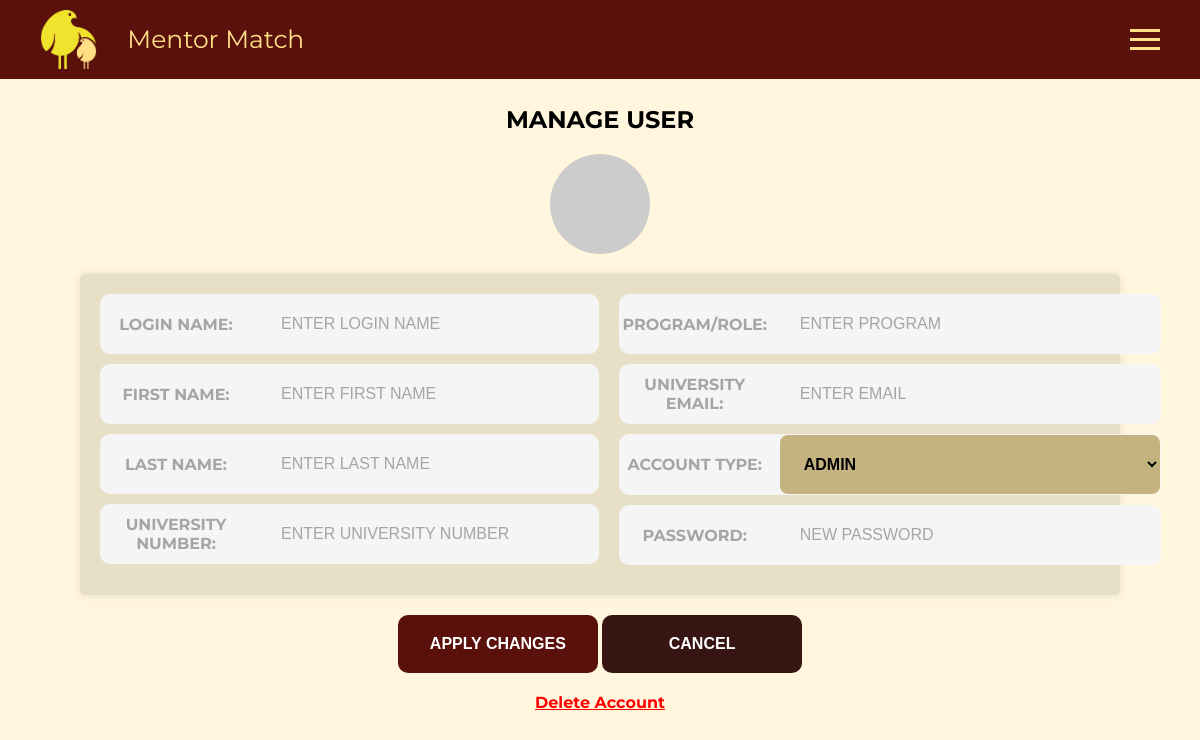
/admin/manage/users/u/9 (signed in), run on an earlier commit of the app's database.
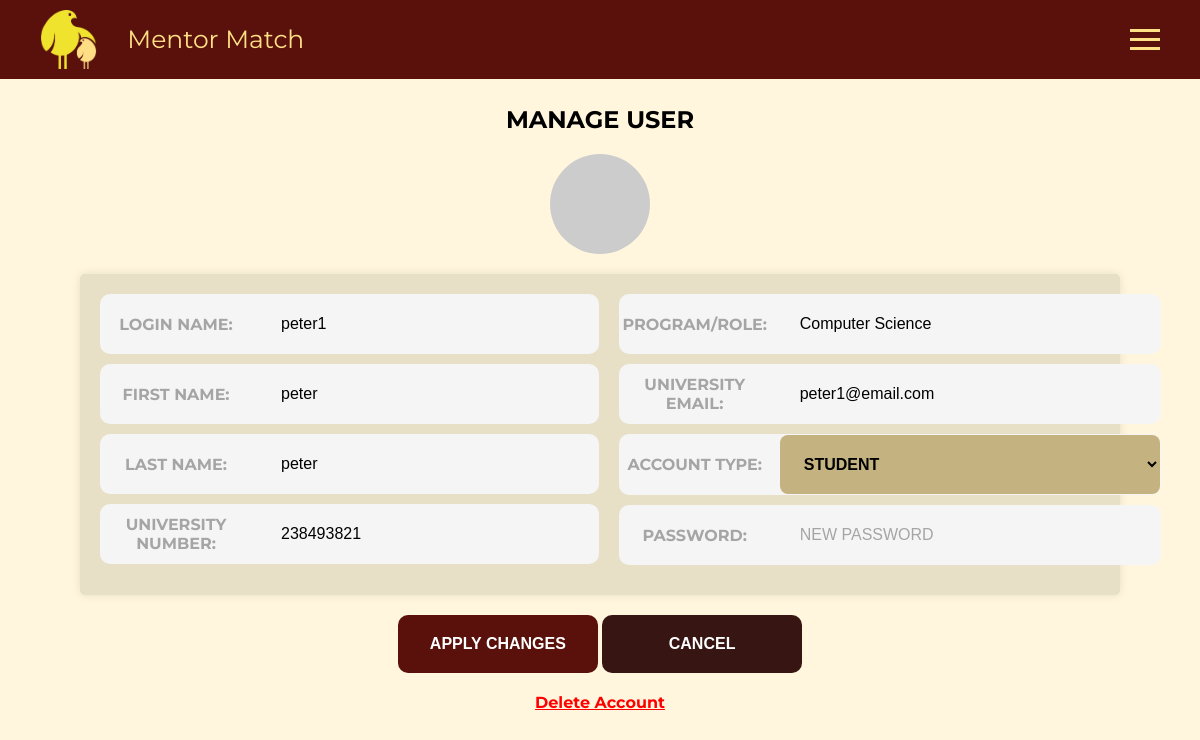
And on a later commit of the database.
### app/models/users.py (models this page shows, shortened)
class Users(UserMixin, db.Model):
    __tablename__ = "USERS"
    id = db.Column(db.Integer, primary_key=True)
    login_name = db.Column(db.String(50), unique=True, nullable=False)
    first_name = db.Column(db.String(100), unique=False, nullable=False)
    last_name = db.Column(db.String(100), unique=False, nullable=False)
    university_number = db.Column(db.String(20), unique=True, nullable=False)
    university_email = db.Column(db.String(225), unique=True, nullable=False)
    program = db.Column(db.String(100), nullable=True)
    password = db.Column(db.String(200), nullable=False)
    account_status = db.Column(db.Integer)
    tags = db.Column(db.String(200), nullable=True)

### app/routes/admin/manage_user.py (the view, shortened to what this page needs)
@admin_manage_route.route("/admin/manage/users/u/<id>", methods=['POST', 'GET'])
@login_required
def manage_user(id):
    user = users.Users.query.filter_by(id = id).first()
    form = admin_manage_user_form.AdminManageUserForm(obj=user)
    check_form = form.validate_on_submit()
    return render_template("admin_manage_user.html", user=user, form=form)

### app/forms/admin/admin_manage_user_form.py
class AdminManageUserForm(FlaskForm):
    login_name = StringField('Login Name', validators=[InputRequired(), Length(min=1, max=50)])
    first_name = StringField('First Name', validators=[InputRequired(), Length(min=1, max=100)])
    last_name = StringField('Last Name', validators=[InputRequired(), Length(min=1, max=100)])
    university_number = StringField('University Number', validators=[InputRequired(), Length(min=1, max=20)])
    university_email = StringField('University Email', validators=[InputRequired(), Email(), Length(min=1, max=225)])
    program = StringField('Program', validators=[Length(max=100)])
    password = PasswordField('Password', validators=[Length(min=0, max=100)])
    account_status = SelectField("Account Type", choices=[(1, "ADMIN"), (2, "TUTOR"), (3, "STUDENT")], validators=[InputRequired()])
    create_user = SubmitField('APPLY CHANGES')

### app/templates/admin_manage_user.html (shortened to what this page needs)
{% extends 'base.html' %}
{% block main %}
<div class="main-container">
    <h1>MANAGE USER</h1>
    <div class="circle"></div>
    <form method="POST" action="{{ url_for('admin_manage_route.manage_user', id=user.id) }}" id="user-form">
        <div class="form-container">
            <div class="columns">
                <div class="column">
                    <div class="input-group">
                        <span class="input-label">LOGIN NAME:</span>
                        {{ form.login_name(size=35, class="form-control", placeholder="ENTER LOGIN NAME") }}
                    </div>
                    <div class="input-group">
                        <span class="input-label">FIRST NAME:</span>
                        {{ form.first_name(size=35, class="form-control", placeholder="ENTER FIRST NAME") }}
                    </div>
                    <div class="input-group">
                        <span class="input-label">LAST NAME:</span>
                        {{ form.last_name(size=35, class="form-control", placeholder="ENTER LAST NAME") }}
                    </div>
                    <div class="input-group">
                        <span class="input-label">UNIVERSITY NUMBER:</span>
                        {{ form.university_number(size=35, class="form-control", placeholder="ENTER UNIVERSITY NUMBER")
                        }}
                    </div>
                </div>
                <div class="column">
                    <div class="input-group">
                        <span class="input-label">PROGRAM/ROLE:</span>
                        {{ form.program(size=35, class="form-control", placeholder="ENTER PROGRAM") }}
                    </div>
                    <div class="input-group">
                        <span class="input-label">UNIVERSITY EMAIL:</span>
                        {{ form.university_email(size=35, class="form-control", placeholder="ENTER EMAIL") }}
                    </div>
                    <div class="input-group">
                        <span class="input-label">ACCOUNT TYPE:</span>
                        {{ form.account_status(class="form-control", style="background-color: #C4B381; font-weight:
                        bold;") }}
                    </div>
                    <div class="input-group">
                        <span class="input-label">PASSWORD:</span>
                        {{ form.password(size=35, class="form-control", placeholder="NEW PASSWORD")}}
                    </div>
                </div>
            </div>
        </div>
        <div class="btn-group">
            {{ form.create_user(size=20, class="btn btn-success", type="submit", style="font-weight: bold;")}}
            <button class="btn-cancel" id="cancel-btn" style="font-weight: bold;">CANCEL</button>
        </div>
    </form>
    <a onclick="confirmMessage()" style="text-decoration: underline; color: #FF0000; font-weight: bold;">Delete Account</a>
</div>
{% endblock %}

### app/templates/base.html (shortened to what this page needs)
<!DOCTYPE html>
<html lang="en">
<head>
</head>
<body>
    <div class="navbar">
        <div class="logo">
            <img src="{{ url_for('static',filename='logo.png') }}" alt="Logo" href="{{ url_for('home.home')}}">
            <span>Mentor Match</span>
        </div>
        <div class="nav-button" id="toggleNav">
            <div></div>
            <div></div>
            <div></div>
        </div>
    </div>
    {% block main %}
    {% endblock %}
</body>
</html>

### app/templates/base.html (style rules this page uses)
body { font-family: Montserrat; margin: 0; padding: 0; }
.navbar { top: 0; left: 0; background-color: #5A110C; color: #FFE085; display: flex; font-size: 25px; justify-content: space-between; align-items: center; padding: 10px 20px; }
.logo { display: flex; align-items: center; }
.logo img { width: 15%; height: 15%; margin-right: 10px; }
.nav-button { color: #FFE085; border: none; padding: 10px 20px; cursor: pointer; display: flex; flex-direction: column; }
.nav-button div { width: 30px; height: 3px; background-color: #FFE085; margin: 3px 0; }
.circle { width: 30px; height: 30px; background-color: #ccc; border-radius: 50%; margin-right: 20px; }

### app/templates/admin_manage_user.html (style rules this page uses)
body { background-color: #FFF6DD; }
.main-container { text-align: center; padding: 10px; }
.form-container { max-width: 1000px; padding: 50px; font-family: Montserrat; margin: 0 auto; padding: 20px; background-color: #E8DFC7; box-shadow: 0 0 10px rgba(0, 0, 0, 0.1); border-radius: 5px; }
.circle { width: 100px; height: 100px; background-color: #ccc; border-radius: 50%; margin: 0 auto; }
h1 { font-size: 24px; margin-bottom: 20px; justify-content: center; font-weight: bold; }
form { margin: 20px; }
.btn-success { background-color: #5A110C; color: #fff; border: none; padding: 20px; border-radius: 10px; cursor: pointer; font-size: 16px; min-width: 200px }
.btn-cancel { background-color: #371513; color: #fff; border: none; padding: 20px; border-radius: 10px; cursor: pointer; font-size: 16px; min-width: 200px }
.btn-group { margin-top: 20px; }
.input-group { display: flex; align-items: center; margin-bottom: 10px; padding: 1px; background-color: #F5F5F5; border-radius: 10px; }
.input-label { flex: 0 0 150px; font-weight: bold; margin-right: 10px; color: #A5A5A5; }
.form-control { flex: 1; min-width: 100px; padding: 20px; border-radius: 8px; border: none; font-size: 16px; text-align: left; background-color: #F5F5F5; }
.form-control::placeholder { color: #A5A5A5; font-weight: normal; }
.columns { display: flex; justify-content: space-between; }
.column { flex: 1; margin-right: 20px; }

What changed in the data, as far as the page shows it:
added Users: login_name "peter1", first_name "peter", last_name "peter", university_number "238493821", program "Computer Science", university_email "peter1@email.com", account_status "STUDENT"
Also different on the page:
form field account_status: "ADMIN" → (not shown)
